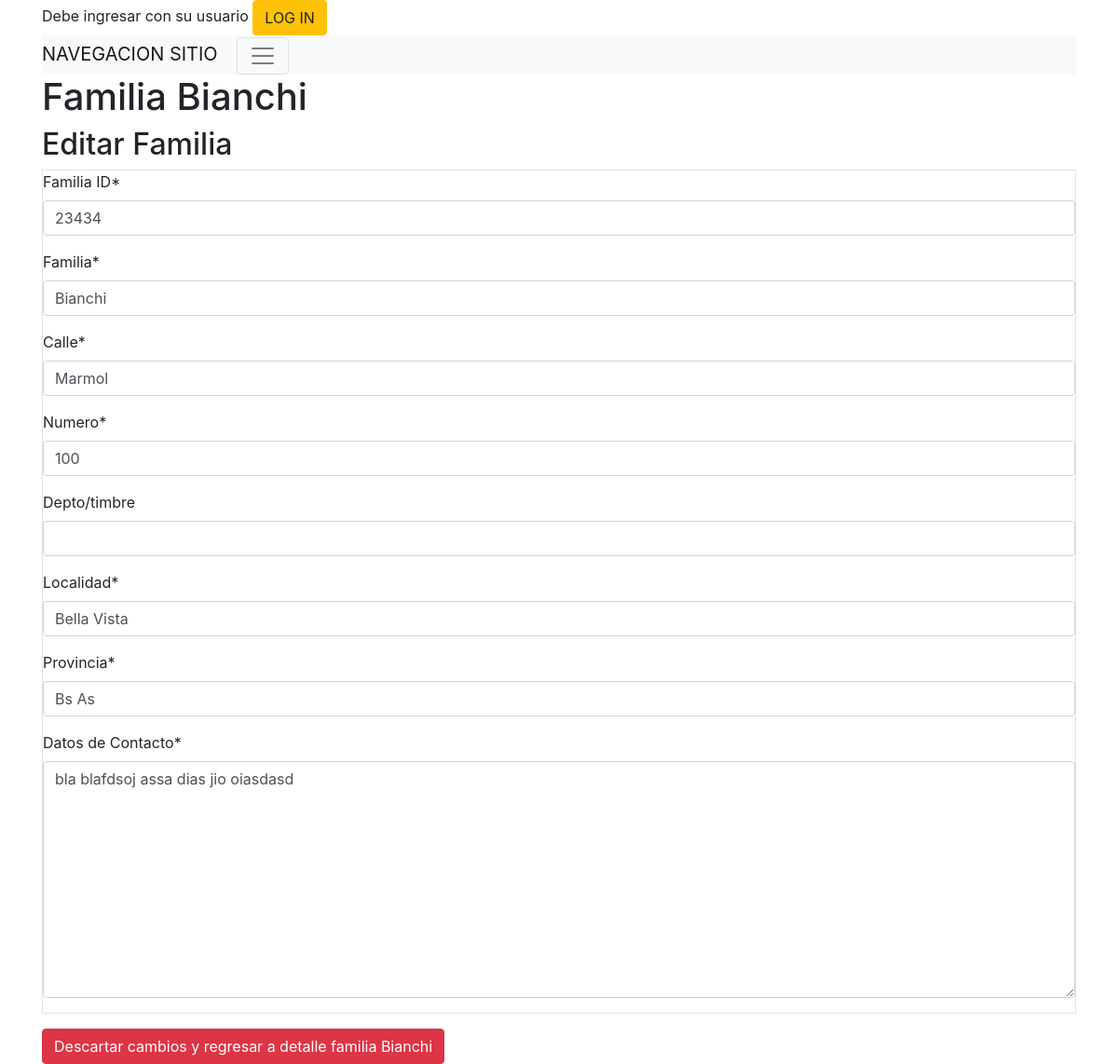
The app's page /socios/familia/nuevo/7 with its own data.
### socios/models.py (models this page shows)
class Familia(models.Model):
    familia_crm_id = models.CharField(max_length=50,unique=True)
    crm_id = models.IntegerField(unique=True,null=True) # unique=True
    direccion_calle = models.CharField(max_length=50,blank=True)
    direccion_numero = models.CharField(max_length=50,blank=True)
    direccion_depto = models.CharField(max_length=50,blank=True)
    direccion_localidad = models.CharField(max_length=50,blank=True)
    direccion_provincia = models.CharField(max_length=50,blank=True)
    contacto = models.CharField(max_length=200,blank=True)
    eliminado = models.BooleanField(default=False)
    creado = models.DateTimeField('creado',auto_now_add=True)
    actualizado = models.DateTimeField('actualizado',auto_now=True)
    class Meta:
        permissions = (
                       ( "familia_crear","Agregar nueva familia"),
                       ( "familia_editar","Editar familia"),
                       ( "familia_borrar","Eliminar familia"),
                       ( "familia_ver","Ver informacion de familia" ),
                      )
    def __str__(self):
        return  "Flia{}:{}#{}".format(self.pk,self.crm_id,self.familia_crm_id)

### socios/views.py (the view, shortened to what this page needs)
# urls.py: path('familia/nuevo/<int:familia_id>', views.familia_nuevo, name='familia_nuevo'),
def familia_nuevo(request,familia_id, error_message=''):
    func = inspect.currentframe().f_back.f_code
    logger.debug(" %s: %s in %s:%i" % (
        'init ',
        func.co_name,
        func.co_filename,
        func.co_firstlineno
    ))
    logger.debug("Nueva familia {}".format(familia_id))
    crm_id_offer = False
    if familia_id :
        familia_socios = Familia.objects.get(pk=familia_id)
        logger.debug("Familia  nueva llego el form {} ".format(familia_socios) )
        op_title='Editar Familia'
        boton_aceptar='Guardar cambios'
        boton_cancelar='Descartar cambios y regresar a detalle familia {}'.format(familia_socios)
        boton_cancelar='Descartar cambios y regresar a detalle familia {}'.format(familia_socios.familia_crm_id)
        error_message='Operacion Editar Familia cancelada'
    logger.debug("Familia Nueva --> {}".format(familia_socios))
    if request.method == "POST":
        form = FamiliaForm(request.POST,instance=familia_socios)
        if form.is_valid():
            post = form.save(commit=False)
            post.save()
            logger.debug("CAMINO 1 familia {}".format(familia_socios.pk))
            return redirect('socios:familia_detalle', familia_id=familia_socios.pk)
    else:
        logger.debug("CAMINO 2 FAMILIA NUEVO - familia  {} - {}".format(familia_id,familia_socios.pk))
        if not familia_socios.crm_id:
            familia_socios.crm_id = crm_id_offer
        form = FamiliaForm(instance=familia_socios)
        logger.debug("From:{}".format(form))
    dict_template = {'form': form, "familia": familia_socios, 'boton_aceptar': boton_aceptar, 'boton_cancelar': boton_cancelar, 'op_title': op_title, 'error_message': error_message, 'crm_id_offer': crm_id_offer, 'familia_id': familia_id }
    logger.debug("Familia  nuevo END {} ".format(dict_template) )
    return render(request, 'socios/familia_nuevo.html', dict_template)

### socios/forms.py
class FamiliaForm(forms.ModelForm):
    crm_id = forms.IntegerField(label="Familia ID")
    familia_crm_id = forms.CharField(label="Familia")
    direccion_calle = forms.CharField(label="Calle")
    direccion_numero = forms.CharField(label="Numero")
    direccion_depto = forms.CharField(label="Depto/timbre",required=False)
    direccion_localidad = forms.CharField(label="Localidad")
    direccion_provincia = forms.CharField(label="Provincia")
    contacto = forms.CharField(label="Datos de Contacto",widget=forms.Textarea(
        attrs={'class': 'form-control'}))
    class Meta:
        model = Familia
        fields = ('crm_id', 'familia_crm_id', 'direccion_calle', 'direccion_numero',
                  'direccion_depto', 'direccion_localidad', 'direccion_provincia','contacto')

### socios/templates/socios/familia_nuevo.html (shortened to what this page needs)
{% extends "base_site.html" %}
{% block content %}
{% load crispy_forms_tags %}
<h1>Familia {{ familia.familia_crm_id }}</h1>
<h2>{{ op_title }}</h2>
<div class="post">
  <form method="POST" class="post-form table table-striped table-bordered table-hover table-responsive-xl">
    {{ form|crispy }}
  </form>
</div>
<a type="button" class="btn btn-danger" href="{% if familia_id == 0 %}
  {% url 'socios:familia_listado'  error_message=error_message|urlencode %}
{% else %}
  {% url 'socios:familia_detalle' familia_id=familia_id  error_message=error_message|urlencode %}
{% endif %}
">{{ boton_cancelar }}</a>
{% endblock content %}

### records on screen
Familia: familia_crm_id "Bianchi", crm_id "23434", direccion_calle "Marmol", direccion_numero "100", direccion_localidad "Bella Vista", direccion_provincia "Bs As", contacto "bla blafdsoj assa dias jio oiasdasd"

### other values on screen
{{ op_title }} "Editar Familia"
{{ boton_cancelar }} "Descartar cambios y regresar a detalle familia Bianchi"
